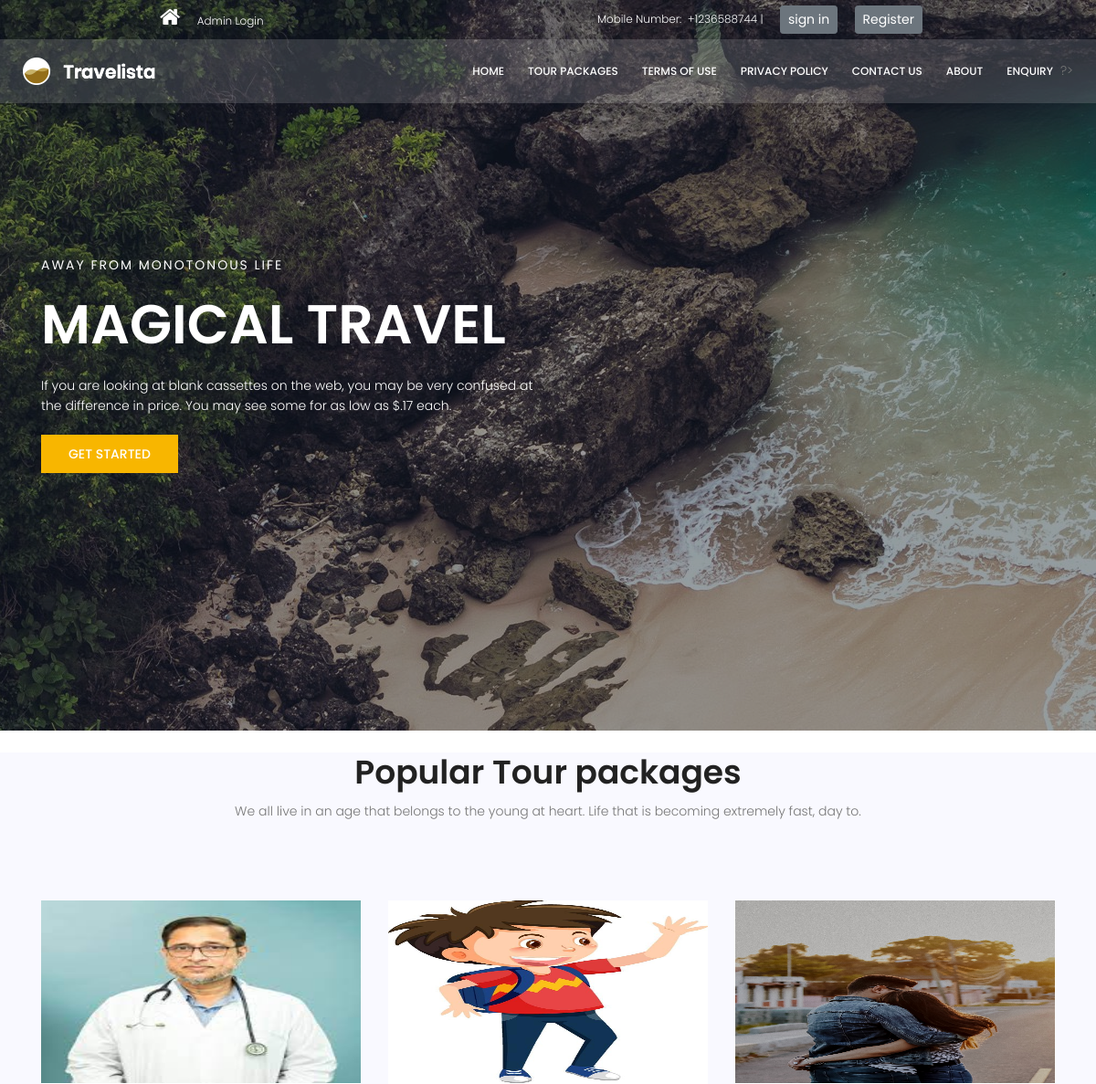
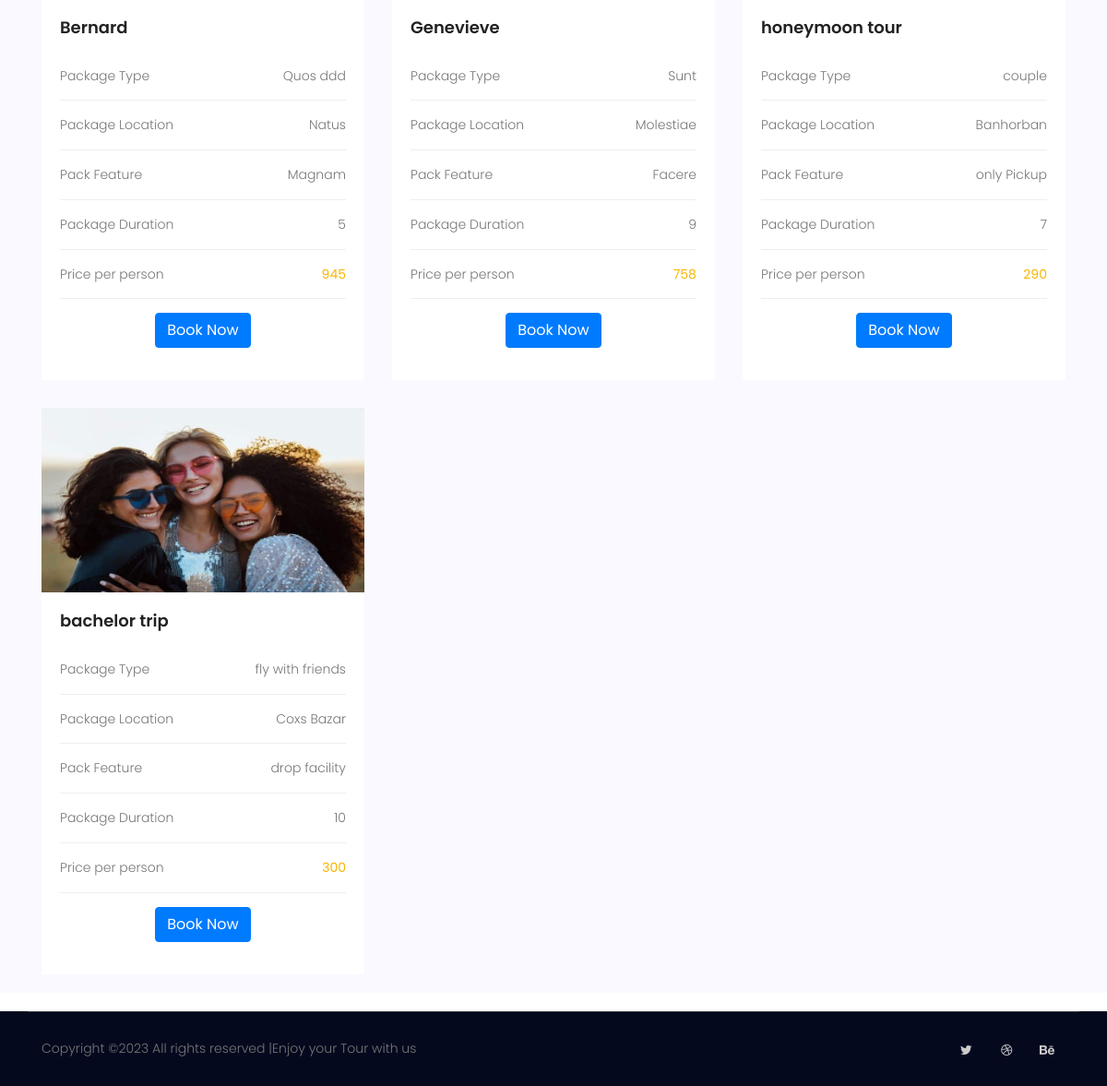
/package_list.php, run on the app's committed database (2 pictures, top to bottom).
### tables this page shows
CREATE TABLE `tourpackages` (
  `id` int(11) NOT NULL,
  `packagename` varchar(255) NOT NULL,
  `packagetype` varchar(255) NOT NULL,
  `packagelocation` varchar(255) NOT NULL,
  `packageduration` int(11) NOT NULL,
  `packageprice` int(11) NOT NULL,
  `packagefeature` varchar(255) NOT NULL,
  `packagedetails` varchar(255) NOT NULL,
  `packkageimage` varchar(255) NOT NULL,
  `createdate` timestamp NOT NULL DEFAULT current_timestamp(),
  `updatedate` timestamp NOT NULL DEFAULT current_timestamp() ON UPDATE current_timestamp()
);

### package_list.php (the view, shortened to what this page needs)
<!DOCTYPE html>
<html lang="zxx" class="no-js">
<head>
	<link rel="stylesheet" href="css/linearicons.css">
	<link rel="stylesheet" href="css/font-awesome.min.css">
	<link rel="stylesheet" href="css/bootstrap.css">
	<link rel="stylesheet" href="css/magnific-popup.css">
	<link rel="stylesheet" href="css/jquery-ui.css">
	<link rel="stylesheet" href="css/nice-select.css">
	<link rel="stylesheet" href="css/animate.min.css">
	<link rel="stylesheet" href="css/owl.carousel.css">
	<link rel="stylesheet" href="css/main.css">
</head>
<body>
	<header id="header">
		<?php
		$session = $_SESSION['user_email'] ?? '';
		if($session){
			require_once "includes/after_signin_header.php";
	   }else{
			require_once "includes/before_signin_header.php";
		}
		?>
		<div class=" main-menu">
			<div class="row align-items-center justify-content-between d-flex">
				<div id="logo">
					<a href="index.html"><img src="img/logo.png" alt="" title="" /></a>
				</div>
				<nav id="nav-menu-container">
					<ul class="nav-menu">
						<li><a href="index.php">Home</a></li>
						<li><a href="package_list.php">Tour Packages</a></li>
						<li><a href="user_pages.php?type=terms">Terms of Use</a></li>
						<li><a href="user_pages.php?type=privacy">Privacy Policy</a></li>
						<li><a href="user_pages.php?type=contact">Contact Us</a></li>
						<li><a href="user_pages.php?type=about">About</a></li>
						<?php
						if($session){ ?>
							<li class="menu-has-children"><a href="#" data-toggle="modal" data-target="#user_writeus_modal">Write us</a> </li>
					<?php	}else{ ?>
						   <li class="menu-has-children"><a href="enquiry.php">Enquiry</a> </li>
					<?php	} ?>
						?>
					</ul>
				</nav>
			</div>
		</div>
	</header>
	<section class="banner-area relative">
		<div class="overlay overlay-bg"></div>
		<div class="container">
			<div class="row fullscreen align-items-center justify-content-between">
				<div class="col-lg-6 col-md-6 banner-left">
					<h6 class="text-white">Away from monotonous life</h6>
					<h1 class="text-white">Magical Travel</h1>
					<p class="text-white">
						If you are looking at blank cassettes on the web, you may be very confused at the difference in price. You may see some for as low as $.17 each.
					</p>
					<a href="#" class="primary-btn text-uppercase">Get Started</a>
				</div>
			</div>
		</div>
	</section>
	 <?php require_once "includes/user_write_modal.php" ?>
	<section class="destinations-area section-gap">
		<div class="container mt-4">
			<div class="row d-flex justify-content-center">
				<div class="menu-content pb-40 col-lg-8">
					<div class="title text-center">
						<h1 class="mb-10">Popular Tour packages</h1>
						<p>We all live in an age that belongs to the young at heart. Life that is becoming extremely fast, day to.</p>
					</div>
				</div>
			</div>
			<div class="row">
			<?php
			 $select_tourpackage_query = "SELECT * FROM `tourpackages` " ;
			 $select_tourpackage_query_run = mysqli_query($con, $select_tourpackage_query);
			 while($row = mysqli_fetch_assoc($select_tourpackage_query_run)){ ?>
				<div class="col-lg-4">
					<div class="single-destinations">
						<div class="thumb">
							<img src="admin/img/package_img/<?= $row['packkageimage'] ?>" alt="" height="200px" width="200px">
						</div>
						<div class="details">
							<h4><?= $row['packagename'] ?></h4>
							<ul class="package-list">
								<li class="d-flex justify-content-between align-items-center">
									<span>Package Type</span>
									<span><?= $row['packagetype'] ?></span>
								</li>
								<li class="d-flex justify-content-between align-items-center">
									<span>Package Location</span>
									<span><?= $row['packagelocation'] ?></span>
								</li>
								<li class="d-flex justify-content-between align-items-center">
									<span>Pack Feature</span>
									<span><?= $row['packagefeature'] ?></span>
								</li>
								<li class="d-flex justify-content-between align-items-center">
									<span>Package Duration</span>
									<span><?= $row['packageduration'] ?></span>
								</li>
								<li class="d-flex justify-content-between align-items-center">
									<span>Price per person</span>
									<span><b><?= $row['packageprice'] ?></b></span>
								</li>
								<li class="d-flex justify-content-center align-items-center">
									<a href="package_details.php?id=<?=$row['id']?>" class="btn btn-primary ">Book Now</a>
								</li>
							</ul>
						</div>
					</div>
				</div>
				<?php } ?>
			</div>
		</div>
	</section>
	<?php require_once "includes/footer.php";?>
</body>
</html>

### includes/before_signin_header.php
<div class="header-top">
				<div class="row align-items-center ">
					<div class="col-lg-12 col-sm-6 col-6 justify-content-around d-flex ">
						<ul>
							<li><a href="#"><i class="fa fa-home fa-2x"></i></a></li>
							<li><a href="admin/index.php">Admin Login</a></li>
						</ul>
						<ul>
							<li><a href="#">Mobile Number:&nbsp; +1236588744 |</a></li>
							<li><a class="btn btn-sm btn-secondary" data-toggle="modal" data-target="#signin_modal" href="#">sign in</a></li>
							<li><a class="btn btn-sm btn-secondary" data-toggle="modal" data-target="#registration_modal" href="#">Register</a></li>
						</ul>
					</div>
				</div>
			</div>

### includes/footer.php (shortened to what this page needs)
  <footer class="footer-area section-gap">
	<div class="container">
		<div class="row footer-bottom d-flex justify-content-between align-items-center">
			<p class="col-lg-8 col-sm-12 footer-text m-0">
				Copyright &copy; All rights reserved |Enjoy your Tour with us </p>
			<div class="col-lg-4 col-sm-12 footer-social">
				<a href="#"><i class="fa fa-"></i></a>
				<a href="#"><i class="fa fa-twitter"></i></a>
				<a href="#"><i class="fa fa-dribbble"></i></a>
				<a href="#"><i class="fa fa-behance"></i></a>
			</div>
		</div>
	</div>
</footer>

### data on the page
tourpackages: packkageimage (picture), packagename "Bernard", packagetype "Quos ddd", packagelocation "Natus", packagefeature "Magnam", packageduration "5", packageprice "945"
tourpackages: packkageimage (picture), packagename "Genevieve", packagetype "Sunt", packagelocation "Molestiae", packagefeature "Facere", packageduration "9", packageprice "758"
tourpackages: packkageimage (picture), packagename "honeymoon tour", packagetype "couple", packagelocation "Banhorban", packagefeature "only Pickup", packageduration "7", packageprice "290"
tourpackages: packkageimage (picture), packagename "bachelor trip", packagetype "fly with friends", packagelocation "Coxs Bazar", packagefeature "drop facility", packageduration "10", packageprice "300"
